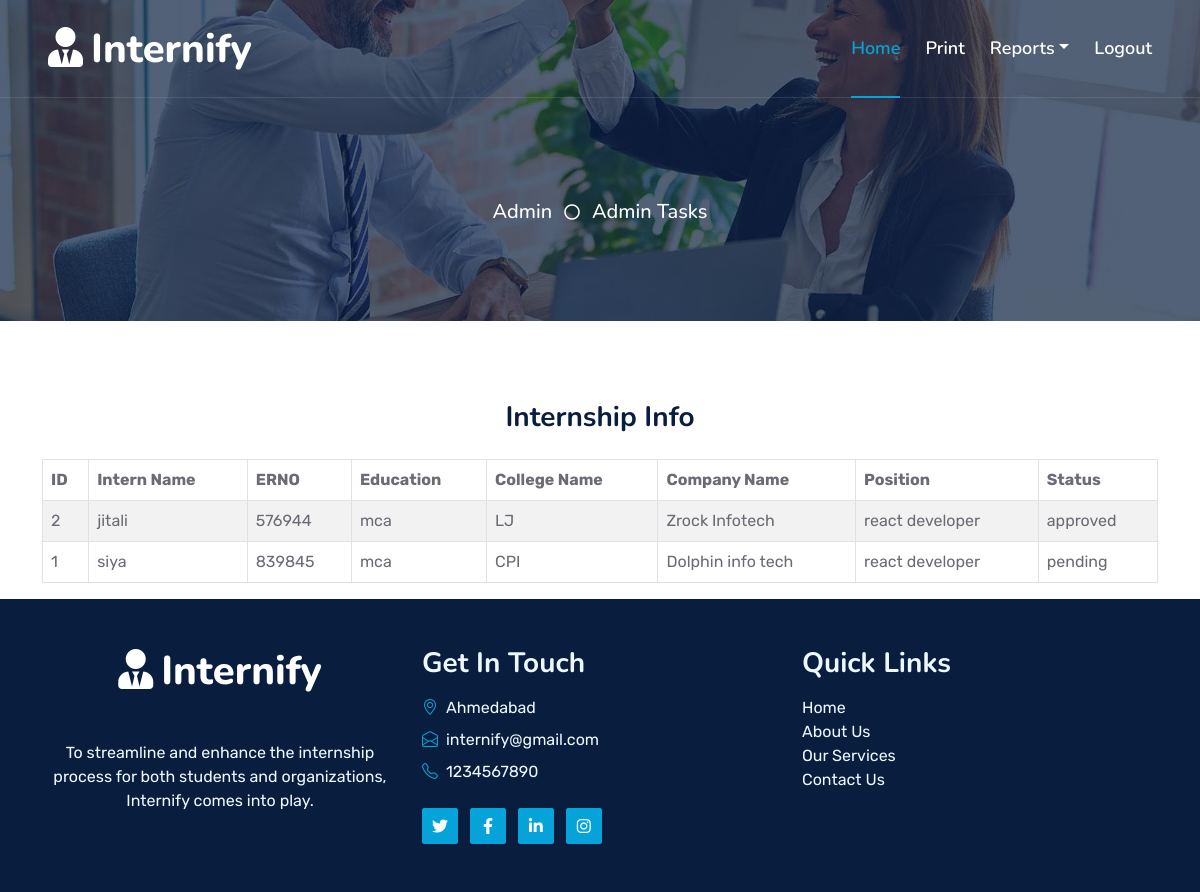
/admin_view_internship.php, run on the app's committed database.
### tables this page shows
CREATE TABLE `intern_applications_info` (
  `iid` int(10) NOT NULL,
  `sid` int(10) NOT NULL,
  `intern_name` varchar(25) NOT NULL,
  `erno` int(10) NOT NULL,
  `email` varchar(25) NOT NULL,
  `education` varchar(25) NOT NULL,
  `current_sem` int(10) NOT NULL,
  `starting_year` year(4) NOT NULL,
  `ending_year` year(4) NOT NULL,
  `experiecnce` int(5) NOT NULL,
  `resume` blob NOT NULL,
  `position` varchar(25) NOT NULL,
  `comp_name` varchar(25) NOT NULL,
  `application_status` varchar(15) NOT NULL DEFAULT 'pending'
);

CREATE TABLE `student_regis` (
  `sid` int(10) NOT NULL,
  `profile` blob NOT NULL,
  `name` varchar(25) NOT NULL,
  `surname` varchar(25) NOT NULL,
  `gender` varchar(10) NOT NULL,
  `dob` date NOT NULL,
  `clg` varchar(25) NOT NULL,
  `erno` int(15) NOT NULL,
  `dept` varchar(25) NOT NULL,
  `email` varchar(100) NOT NULL,
  `pwd` int(10) NOT NULL,
  `mno` int(10) NOT NULL
);

### admin_view_internship.php (the view)
<?php
include("admin_report_header.php");
include("conn.php");
?>
<div class="container">
    <h3 class="text-center mb-4">Internship Info</h3>
    <?php
    $res4 = mysqli_query($conn, "SELECT ia.*, sr.clg FROM intern_applications_info AS ia INNER JOIN student_regis AS sr ON ia.erno = sr.erno");
    if (mysqli_num_rows($res4) > 0) {
        ?>
        <div class="table-responsive">
            <table class="table table-striped table-bordered">
                <thead class="thead-dark">
                    <tr>
                        <th>ID</th>
                        <th>Intern Name</th>
                        <th>ERNO</th>
                        <th>Education</th>
                        <th>College Name</th>
                        <th>Company Name</th>
                        <th>Position</th>
                        <th>Status</th>
                    </tr>
                </thead>
                <tbody>
                    <?php
                    while ($r4 = mysqli_fetch_array($res4)) {
                        echo "<tr>";
                        echo "<td>" . $r4[0] . "</td>";
                        echo "<td>" . $r4[2] . "</td>";
                        echo "<td>" . $r4[3] . "</td>";
                        echo "<td>" . $r4[5] . "</td>";
                        echo "<td>" . $r4['clg'] . "</td>";
                        echo "<td>" . $r4[12] . "</td>";
                        echo "<td>" . $r4[11] . "</td>";
                        echo "<td>" . $r4[13] . "</td>";
                        echo "</tr>";
                    }
                    ?>
                </tbody>
            </table>
        </div>
        <?php
    } else {
        echo "<div class='alert alert-info' role='alert'>No Data Found</div>";
    }
    ?>
</div>
<?php
include("footer.php");
?>

### css/style.css (style rules this page uses)
:root { --primary: #06A3DA; --secondary: #34AD54; --light: #EEF9FF; --dark: #091E3E; }
h3, h4, .fw-semi-bold { font-weight: 700 !important; }

### data on the page
intern_applications_info: iid "2", intern_name "jitali", erno "576944", education "mca", sid.clg "LJ", comp_name "Zrock Infotech", position "react developer", application_status "approved"
intern_applications_info: iid "1", intern_name "siya", erno "839845", education "mca", sid.clg "CPI", comp_name "Dolphin info tech", position "react developer", application_status "pending"
